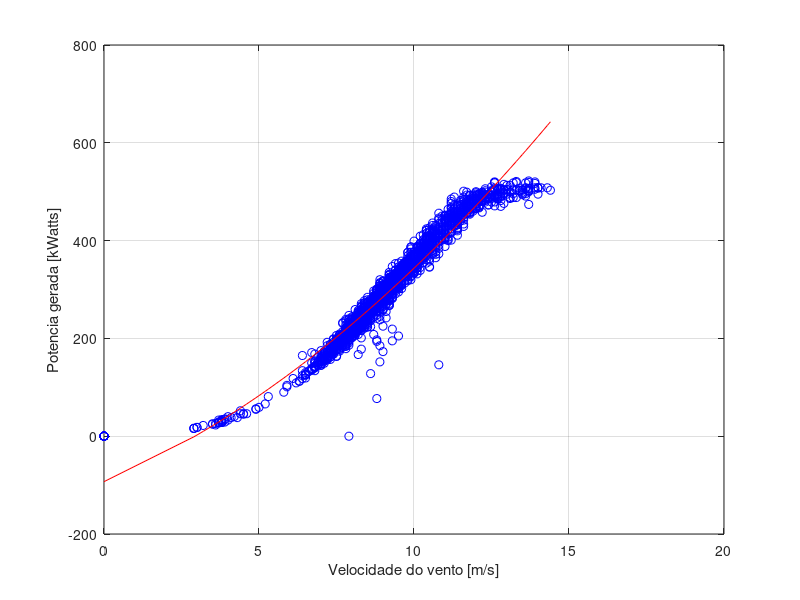

The MATLAB source for this figure:
X = importdata('aerogerador.dat');
v = X(:,1);
p = X(:,2);
B = polyfit(v, p,2)
ypred=polyval(B,v);
erro=p-ypred;
SEQ=sum(erro.^2);

figure; plot(v,p,'bo'); hold on; grid; % diagrama de dispersao
xlabel('Velocidade do vento [m/s]'); 
ylabel('Potencia gerada [kWatts]');

plot(v,ypred,'r-'); % Sobrepoe curva de regressao aos dados
hold off; 


